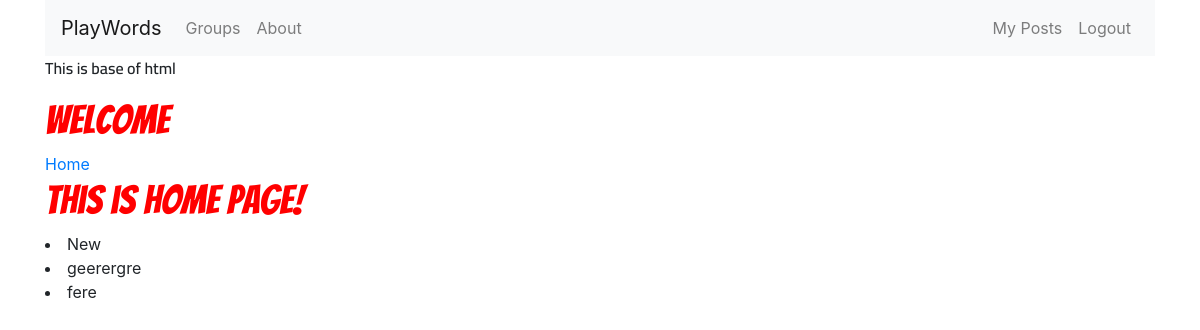
The page / (signed in) on the database its author committed.
### groups/models.py (models this page shows, shortened)
class Group(models.Model):
    name = models.CharField(max_length = 200, unique = True)
    slug = models.CharField(max_length = 200)
    description = models.TextField(max_length = 1000)
    owner = models.ForeignKey(settings.AUTH_USER_MODEL, related_name = "own_groups", on_delete=models.CASCADE)
    members = models.ManyToManyField(settings.AUTH_USER_MODEL, through = "GroupMembership")
    def __str__(self):
        return self.name

### django_social_site/views.py (the view)
# urls.py: path('', HomeView.as_view(), name='home'),
class HomeView(MyGroupListView):
    template_name = "home.html"

### groups/views.py (called while the page is built)
    def get_queryset(self):
        if self.request.user.is_authenticated:
            return Group.objects.filter(members = self.request.user)
        else:
            return None

### templates/home.html
{% extends "base.html" %}
{% block body %}
  <h1>This is home page!</h1>
  {% for group in group_list %}
  <li>{{group}}</li>
  {% endfor %}
{% endblock body %}

### static/css/master.css (style rules this page uses)
h1 { color: red; font-family: 'Bangers', cursive; }

### rows shown on the page
Group: name "New"
Group: name "geerergre"
Group: name "fere"
